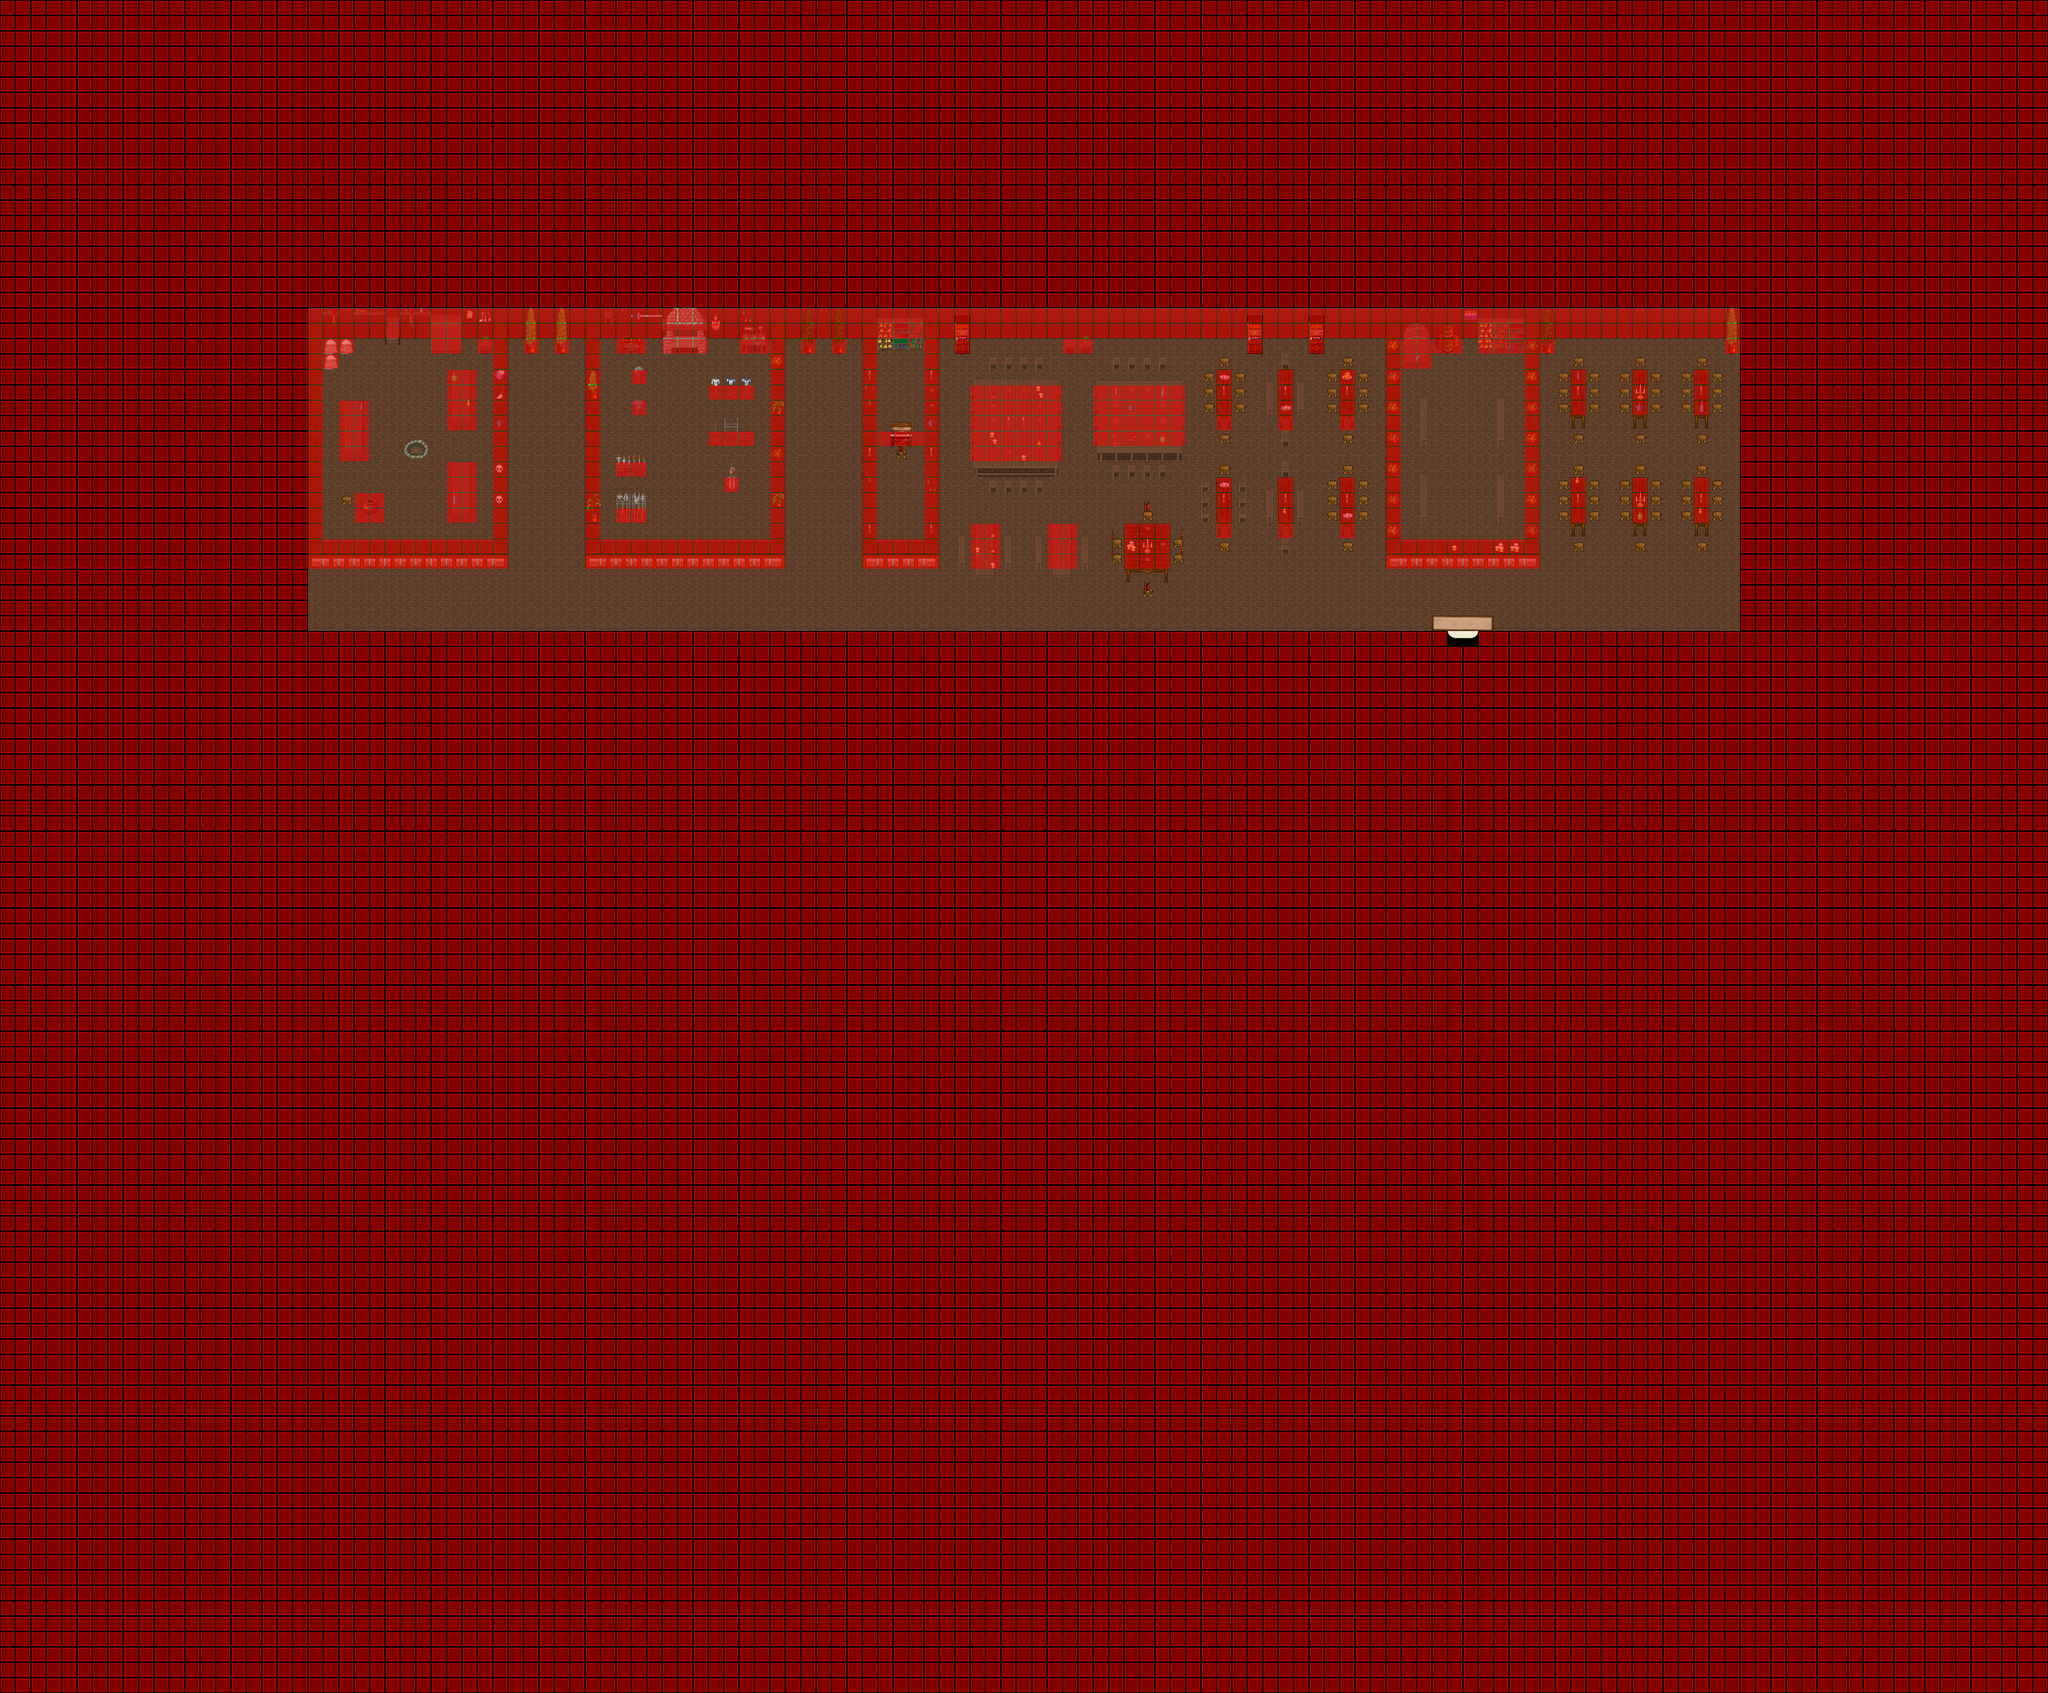

A 2D game scene composited from a Tiled map and its tileset images. What follows is a short description and the map's XML, with each tile layer's data collapsed to a summary:
An orthogonal 133x110 tile map with 32x32 px tiles, 4 tile layers (Ground, Fringe, Over, Collision), 8 tilesets and 2 objects (SCRIPT, WARP).

<map version="1.0" orientation="orthogonal" width="133" height="110" tilewidth="32" tileheight="32">
  <properties>
    <property name="music" value="faith.ogg" />
  </properties>
  <tileset firstgid="1" name="inn" tilewidth="32" tileheight="32">
    <image source="../graphics/tiles/indoor3_32_32.png" />
  </tileset>
  <tileset firstgid="1025" name="woodland_indoor" tilewidth="32" tileheight="32">
    <image source="../graphics/tiles/indoor2_32_32.png" />
  </tileset>
  <tileset firstgid="2049" name="collision" tilewidth="32" tileheight="32">
    <image source="../graphics/tiles/collision1_32_32.png" />
  </tileset>
  <tileset firstgid="3073" name="desert1_32_32" tilewidth="32" tileheight="32">
    <image source="../graphics/tiles/desert1_32_32.png" />
  </tileset>
  <tileset firstgid="4097" name="inn_32_64" tilewidth="32" tileheight="64">
    <image source="../graphics/tiles/indoor2_32_64.png" />
  </tileset>
  <tileset firstgid="4609" name="inn_32_96" tilewidth="32" tileheight="96">
    <image source="../graphics/tiles/indoor2_32_96.png" />
  </tileset>
  <tileset firstgid="4929" name="woodland_indoor_32_64" tilewidth="32" tileheight="64">
    <image source="../graphics/tiles/indoor1_32_64.png" />
  </tileset>
  <tileset firstgid="5441" name="woodland_indoor_32_96" tilewidth="32" tileheight="96">
    <image source="../graphics/tiles/indoor1_32_96.png" />
  </tileset>
  <layer name="Ground" width="133" height="110">
    <data>[14630 cells, 14630 non-empty, 27 distinct tile ids]</data>
  </layer>
  <layer name="Fringe" width="133" height="110">
    <data>[14630 cells, 559 non-empty, 120 distinct tile ids]</data>
  </layer>
  <layer name="Over" width="133" height="110">
    <data>[14630 cells, 58 non-empty, 24 distinct tile ids]</data>
  </layer>
  <layer name="Collision" width="133" height="110">
    <data>[14630 cells, 13241 non-empty, 1 distinct tile ids]</data>
  </layer>
  <objectgroup name="Object" width="0" height="0">
    <object name="External Map Events" type="SCRIPT" x="0" y="0">
      <properties>
        <property name="FILENAME" value="scripts/maps/iw-roststock_taverne_and_shop-o00-o00-o00.lua" />
      </properties>
    </object>
    <object name="Warp to Roststock" type="WARP" x="3005" y="1307" width="68" height="38">
      <properties>
        <property name="DEST_MAP" value="ow-n0003-n0001-o0000" />
        <property name="DEST_X" value="3230" />
        <property name="DEST_Y" value="4330" />
      </properties>
    </object>
  </objectgroup>
</map>
